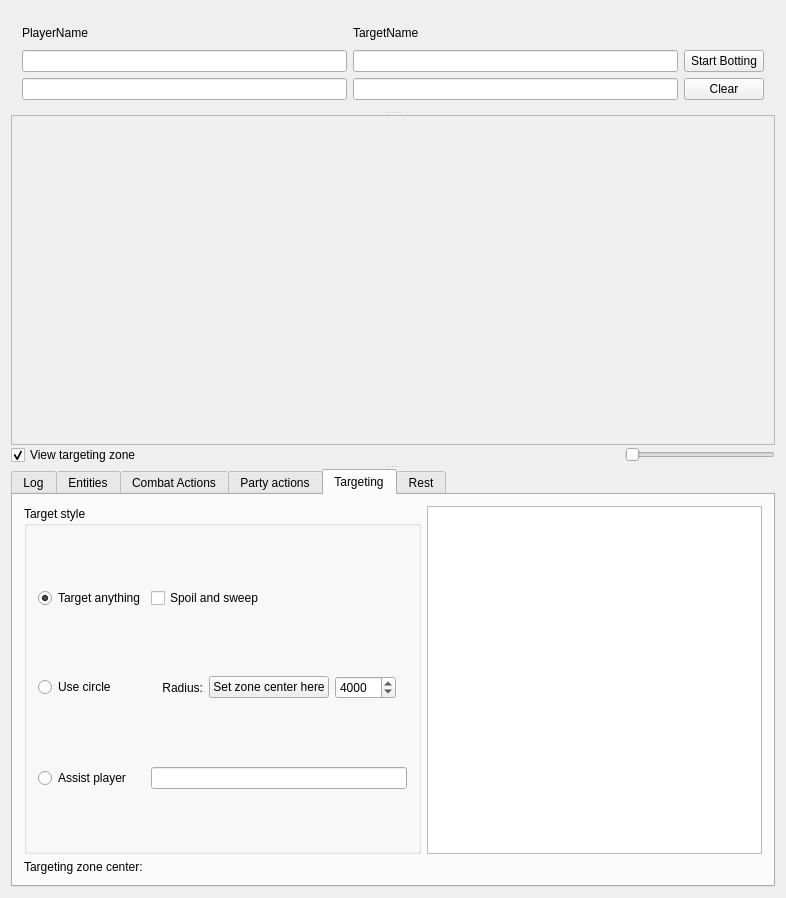
<?xml version="1.0" encoding="UTF-8"?>
<ui version="4.0">
 <class>BotWindowClass</class>
 <widget class="QWidget" name="BotWindowClass">
  <property name="geometry">
   <rect>
    <x>0</x>
    <y>0</y>
    <width>786</width>
    <height>898</height>
   </rect>
  </property>
  <property name="contextMenuPolicy">
   <enum>Qt::CustomContextMenu</enum>
  </property>
  <property name="windowTitle">
   <string>L2Bot</string>
  </property>
  <layout class="QGridLayout" name="gridLayout_5">
   <item row="0" column="0">
    <widget class="QSplitter" name="splitter">
     <property name="sizePolicy">
      <sizepolicy hsizetype="Preferred" vsizetype="Minimum">
       <horstretch>0</horstretch>
       <verstretch>0</verstretch>
      </sizepolicy>
     </property>
     <property name="orientation">
      <enum>Qt::Vertical</enum>
     </property>
     <widget class="QWidget" name="widgetPlayerStatus" native="true">
      <property name="sizePolicy">
       <sizepolicy hsizetype="Preferred" vsizetype="Minimum">
        <horstretch>0</horstretch>
        <verstretch>0</verstretch>
       </sizepolicy>
      </property>
      <property name="maximumSize">
       <size>
        <width>16777215</width>
        <height>100</height>
       </size>
      </property>
      <layout class="QGridLayout" name="gridLayout">
       <item row="0" column="0">
        <widget class="QLabel" name="labelPlayerName">
         <property name="text">
          <string>PlayerName</string>
         </property>
        </widget>
       </item>
       <item row="0" column="1">
        <widget class="QLabel" name="labelTargetName">
         <property name="text">
          <string>TargetName</string>
         </property>
        </widget>
       </item>
       <item row="0" column="2">
        <widget class="QLabel" name="labelBotState">
         <property name="text">
          <string/>
         </property>
        </widget>
       </item>
       <item row="1" column="0">
        <widget class="QProgressBar" name="barHP">
         <property name="styleSheet">
          <string notr="true">QProgressBar::chunk { background-color: #FF5050; }</string>
         </property>
         <property name="value">
          <number>0</number>
         </property>
         <property name="format">
          <string/>
         </property>
        </widget>
       </item>
       <item row="1" column="1">
        <widget class="QProgressBar" name="barTargetHP">
         <property name="styleSheet">
          <string notr="true">QProgressBar::chunk { background-color: #FF5050; }</string>
         </property>
         <property name="value">
          <number>0</number>
         </property>
         <property name="format">
          <string/>
         </property>
        </widget>
       </item>
       <item row="1" column="2">
        <widget class="QPushButton" name="buttonBotting">
         <property name="text">
          <string>Start Botting</string>
         </property>
        </widget>
       </item>
       <item row="2" column="0">
        <widget class="QProgressBar" name="barMP">
         <property name="styleSheet">
          <string notr="true">QProgressBar::chunk { background-color: #3366FF; }</string>
         </property>
         <property name="value">
          <number>0</number>
         </property>
         <property name="format">
          <string/>
         </property>
        </widget>
       </item>
       <item row="2" column="1">
        <widget class="QProgressBar" name="barTargetMP">
         <property name="styleSheet">
          <string notr="true">QProgressBar::chunk { background-color: #3366FF; }</string>
         </property>
         <property name="value">
          <number>0</number>
         </property>
         <property name="format">
          <string/>
         </property>
        </widget>
       </item>
       <item row="2" column="2">
        <widget class="QPushButton" name="buttonClear">
         <property name="text">
          <string>Clear</string>
         </property>
        </widget>
       </item>
      </layout>
     </widget>
     <widget class="QWidget" name="widgetHolderMap" native="true">
      <property name="sizePolicy">
       <sizepolicy hsizetype="Preferred" vsizetype="Expanding">
        <horstretch>0</horstretch>
        <verstretch>0</verstretch>
       </sizepolicy>
      </property>
      <layout class="QVBoxLayout" name="verticalLayout">
       <property name="spacing">
        <number>0</number>
       </property>
       <property name="leftMargin">
        <number>0</number>
       </property>
       <property name="topMargin">
        <number>0</number>
       </property>
       <property name="rightMargin">
        <number>0</number>
       </property>
       <property name="bottomMargin">
        <number>0</number>
       </property>
       <item>
        <widget class="MapWidget" name="map">
         <property name="sizePolicy">
          <sizepolicy hsizetype="Preferred" vsizetype="Expanding">
           <horstretch>0</horstretch>
           <verstretch>0</verstretch>
          </sizepolicy>
         </property>
         <property name="minimumSize">
          <size>
           <width>0</width>
           <height>250</height>
          </size>
         </property>
         <property name="frameShape">
          <enum>QFrame::StyledPanel</enum>
         </property>
         <property name="frameShadow">
          <enum>QFrame::Raised</enum>
         </property>
        </widget>
       </item>
       <item>
        <widget class="QWidget" name="widget_4" native="true">
         <layout class="QHBoxLayout" name="horizontalLayout_5">
          <property name="spacing">
           <number>6</number>
          </property>
          <property name="leftMargin">
           <number>0</number>
          </property>
          <property name="topMargin">
           <number>0</number>
          </property>
          <property name="rightMargin">
           <number>0</number>
          </property>
          <property name="bottomMargin">
           <number>0</number>
          </property>
          <item>
           <widget class="QCheckBox" name="checkboxMapViewzone">
            <property name="text">
             <string>View targeting zone</string>
            </property>
            <property name="checked">
             <bool>true</bool>
            </property>
           </widget>
          </item>
          <item>
           <widget class="QSlider" name="sliderZoom">
            <property name="maximumSize">
             <size>
              <width>150</width>
              <height>16777215</height>
             </size>
            </property>
            <property name="minimum">
             <number>10</number>
            </property>
            <property name="maximum">
             <number>100</number>
            </property>
            <property name="singleStep">
             <number>1</number>
            </property>
            <property name="pageStep">
             <number>5</number>
            </property>
            <property name="orientation">
             <enum>Qt::Horizontal</enum>
            </property>
           </widget>
          </item>
         </layout>
        </widget>
       </item>
      </layout>
     </widget>
     <widget class="QTabWidget" name="widgetTabWidget">
      <property name="enabled">
       <bool>true</bool>
      </property>
      <property name="sizePolicy">
       <sizepolicy hsizetype="Preferred" vsizetype="Fixed">
        <horstretch>0</horstretch>
        <verstretch>0</verstretch>
       </sizepolicy>
      </property>
      <property name="maximumSize">
       <size>
        <width>16777215</width>
        <height>16777215</height>
       </size>
      </property>
      <property name="baseSize">
       <size>
        <width>0</width>
        <height>150</height>
       </size>
      </property>
      <property name="currentIndex">
       <number>4</number>
      </property>
      <widget class="QWidget" name="tabLog">
       <attribute name="title">
        <string>Log</string>
       </attribute>
       <layout class="QGridLayout" name="gridLayout_3">
        <item row="0" column="0">
         <widget class="QTextEdit" name="textEditLog">
          <property name="sizePolicy">
           <sizepolicy hsizetype="Preferred" vsizetype="Preferred">
            <horstretch>0</horstretch>
            <verstretch>0</verstretch>
           </sizepolicy>
          </property>
          <property name="readOnly">
           <bool>true</bool>
          </property>
          <property name="html">
           <string>&lt;!DOCTYPE HTML PUBLIC &quot;-//W3C//DTD HTML 4.0//EN&quot; &quot;http://www.w3.org/TR/REC-html40/strict.dtd&quot;&gt;
&lt;html&gt;&lt;head&gt;&lt;meta name=&quot;qrichtext&quot; content=&quot;1&quot; /&gt;&lt;style type=&quot;text/css&quot;&gt;
p, li { white-space: pre-wrap; }
&lt;/style&gt;&lt;/head&gt;&lt;body style=&quot; font-family:'MS Shell Dlg 2'; font-size:8.25pt; font-weight:400; font-style:normal;&quot;&gt;
&lt;p style=&quot;-qt-paragraph-type:empty; margin-top:0px; margin-bottom:0px; margin-left:0px; margin-right:0px; -qt-block-indent:0; text-indent:0px;&quot;&gt;&lt;br /&gt;&lt;/p&gt;&lt;/body&gt;&lt;/html&gt;</string>
          </property>
         </widget>
        </item>
       </layout>
      </widget>
      <widget class="QWidget" name="tabEntities">
       <attribute name="title">
        <string>Entities</string>
       </attribute>
       <layout class="QGridLayout" name="gridLayout_4">
        <item row="0" column="0">
         <widget class="QTableWidget" name="tableNPC">
          <property name="sizePolicy">
           <sizepolicy hsizetype="Preferred" vsizetype="Preferred">
            <horstretch>0</horstretch>
            <verstretch>0</verstretch>
           </sizepolicy>
          </property>
          <property name="gridStyle">
           <enum>Qt::SolidLine</enum>
          </property>
          <property name="sortingEnabled">
           <bool>false</bool>
          </property>
          <attribute name="horizontalHeaderVisible">
           <bool>false</bool>
          </attribute>
          <attribute name="horizontalHeaderCascadingSectionResizes">
           <bool>false</bool>
          </attribute>
          <attribute name="horizontalHeaderStretchLastSection">
           <bool>false</bool>
          </attribute>
          <column>
           <property name="text">
            <string>Entity ID</string>
           </property>
          </column>
          <column>
           <property name="text">
            <string>NPC ID</string>
           </property>
          </column>
          <column>
           <property name="text">
            <string>X</string>
           </property>
          </column>
          <column>
           <property name="text">
            <string>Y</string>
           </property>
          </column>
          <column>
           <property name="text">
            <string>Z</string>
           </property>
          </column>
         </widget>
        </item>
       </layout>
      </widget>
      <widget class="QWidget" name="tabActions">
       <attribute name="title">
        <string>Combat Actions</string>
       </attribute>
       <layout class="QVBoxLayout" name="verticalLayout_2">
        <item>
         <widget class="QTableWidget" name="tableCombatActions">
          <property name="sizePolicy">
           <sizepolicy hsizetype="Preferred" vsizetype="MinimumExpanding">
            <horstretch>0</horstretch>
            <verstretch>0</verstretch>
           </sizepolicy>
          </property>
          <property name="editTriggers">
           <set>QAbstractItemView::NoEditTriggers</set>
          </property>
          <property name="selectionMode">
           <enum>QAbstractItemView::SingleSelection</enum>
          </property>
          <property name="selectionBehavior">
           <enum>QAbstractItemView::SelectRows</enum>
          </property>
          <attribute name="horizontalHeaderStretchLastSection">
           <bool>true</bool>
          </attribute>
          <column>
           <property name="text">
            <string>Type</string>
           </property>
          </column>
          <column>
           <property name="text">
            <string>ID</string>
           </property>
          </column>
          <column>
           <property name="text">
            <string>EngageOnly</string>
           </property>
          </column>
          <column>
           <property name="text">
            <string>Reuse delay</string>
           </property>
          </column>
         </widget>
        </item>
        <item>
         <widget class="QWidget" name="widget_3" native="true">
          <layout class="QHBoxLayout" name="horizontalLayout_2">
           <item>
            <widget class="QComboBox" name="comboCombatActionType">
             <item>
              <property name="text">
               <string>Action Type</string>
              </property>
             </item>
             <item>
              <property name="text">
               <string>Skill</string>
              </property>
             </item>
             <item>
              <property name="text">
               <string>Action</string>
              </property>
             </item>
            </widget>
           </item>
           <item>
            <widget class="QComboBox" name="comboCombatAction">
             <item>
              <property name="text">
               <string>Select an action...</string>
              </property>
             </item>
            </widget>
           </item>
           <item>
            <widget class="QCheckBox" name="checkboxCombatActionEngage">
             <property name="text">
              <string>Use only to engage target</string>
             </property>
             <property name="tristate">
              <bool>false</bool>
             </property>
            </widget>
           </item>
           <item>
            <widget class="QSpinBox" name="spinboxCombatActionReusedelay">
             <property name="minimum">
              <number>300</number>
             </property>
             <property name="maximum">
              <number>9999000</number>
             </property>
            </widget>
           </item>
           <item>
            <widget class="QPushButton" name="buttonCombatActionAdd">
             <property name="text">
              <string>Add</string>
             </property>
            </widget>
           </item>
          </layout>
         </widget>
        </item>
       </layout>
      </widget>
      <widget class="QWidget" name="tabPartyActions">
       <attribute name="title">
        <string>Party actions</string>
       </attribute>
       <layout class="QVBoxLayout" name="verticalLayout_3">
        <item>
         <widget class="QTableWidget" name="tablePartyActions">
          <property name="sizePolicy">
           <sizepolicy hsizetype="Preferred" vsizetype="MinimumExpanding">
            <horstretch>0</horstretch>
            <verstretch>0</verstretch>
           </sizepolicy>
          </property>
          <property name="editTriggers">
           <set>QAbstractItemView::NoEditTriggers</set>
          </property>
          <property name="selectionMode">
           <enum>QAbstractItemView::SingleSelection</enum>
          </property>
          <property name="selectionBehavior">
           <enum>QAbstractItemView::SelectRows</enum>
          </property>
          <attribute name="horizontalHeaderStretchLastSection">
           <bool>true</bool>
          </attribute>
          <column>
           <property name="text">
            <string>Type</string>
           </property>
          </column>
          <column>
           <property name="text">
            <string>ID</string>
           </property>
          </column>
          <column>
           <property name="text">
            <string>Condition</string>
           </property>
          </column>
          <column>
           <property name="text">
            <string>Reuse delay</string>
           </property>
          </column>
         </widget>
        </item>
        <item>
         <widget class="QWidget" name="widget_6" native="true">
          <layout class="QGridLayout" name="gridLayout_8">
           <item row="0" column="1">
            <widget class="QComboBox" name="comboPartyAction">
             <item>
              <property name="text">
               <string>Action</string>
              </property>
             </item>
            </widget>
           </item>
           <item row="0" column="0">
            <widget class="QComboBox" name="comboPartyActionType">
             <item>
              <property name="text">
               <string>Action Type</string>
              </property>
             </item>
             <item>
              <property name="text">
               <string>Skill</string>
              </property>
             </item>
             <item>
              <property name="text">
               <string>Action</string>
              </property>
             </item>
            </widget>
           </item>
           <item row="0" column="3">
            <widget class="QSpinBox" name="spinboxPartyActionReusedelay">
             <property name="minimum">
              <number>300</number>
             </property>
             <property name="maximum">
              <number>9999000</number>
             </property>
            </widget>
           </item>
           <item row="1" column="0">
            <widget class="QComboBox" name="comboPartyActionCondition">
             <property name="text" stdset="0">
              <string>Condition</string>
             </property>
             <item>
              <property name="text">
               <string>Condition</string>
              </property>
             </item>
            </widget>
           </item>
           <item row="1" column="3">
            <widget class="QPushButton" name="buttonPartyActionAdd">
             <property name="text">
              <string>Add</string>
             </property>
            </widget>
           </item>
           <item row="1" column="1">
            <widget class="QLineEdit" name="lineEditPartyActionCondition">
             <property name="sizePolicy">
              <sizepolicy hsizetype="Preferred" vsizetype="Fixed">
               <horstretch>0</horstretch>
               <verstretch>0</verstretch>
              </sizepolicy>
             </property>
            </widget>
           </item>
          </layout>
         </widget>
        </item>
       </layout>
      </widget>
      <widget class="QWidget" name="tabTargeting">
       <attribute name="title">
        <string>Targeting</string>
       </attribute>
       <layout class="QGridLayout" name="gridLayout_2">
        <item row="0" column="0">
         <widget class="QGroupBox" name="groupboxTargeting">
          <property name="sizePolicy">
           <sizepolicy hsizetype="Preferred" vsizetype="Preferred">
            <horstretch>0</horstretch>
            <verstretch>0</verstretch>
           </sizepolicy>
          </property>
          <property name="title">
           <string>Target style</string>
          </property>
          <layout class="QGridLayout" name="gridLayout_6">
           <item row="4" column="0">
            <widget class="QRadioButton" name="radioTargetingAssist">
             <property name="text">
              <string>Assist player</string>
             </property>
            </widget>
           </item>
           <item row="2" column="0">
            <widget class="QRadioButton" name="radioTargetingCircle">
             <property name="text">
              <string>Use circle</string>
             </property>
            </widget>
           </item>
           <item row="0" column="0">
            <widget class="QRadioButton" name="radioTargetingAnything">
             <property name="text">
              <string>Target anything</string>
             </property>
             <property name="checked">
              <bool>true</bool>
             </property>
            </widget>
           </item>
           <item row="2" column="1">
            <widget class="QWidget" name="widget" native="true">
             <property name="sizePolicy">
              <sizepolicy hsizetype="Expanding" vsizetype="Preferred">
               <horstretch>0</horstretch>
               <verstretch>0</verstretch>
              </sizepolicy>
             </property>
             <layout class="QHBoxLayout" name="horizontalLayout_4">
              <item>
               <widget class="QLabel" name="label_2">
                <property name="text">
                 <string>Radius:</string>
                </property>
                <property name="alignment">
                 <set>Qt::AlignRight|Qt::AlignTrailing|Qt::AlignVCenter</set>
                </property>
               </widget>
              </item>
              <item>
               <widget class="QPushButton" name="buttonTargetingSetcenter">
                <property name="text">
                 <string>Set zone center here</string>
                </property>
               </widget>
              </item>
              <item>
               <widget class="QSpinBox" name="spinboxTargetingRadius">
                <property name="minimum">
                 <number>100</number>
                </property>
                <property name="maximum">
                 <number>30000</number>
                </property>
                <property name="value">
                 <number>4000</number>
                </property>
               </widget>
              </item>
             </layout>
            </widget>
           </item>
           <item row="4" column="1">
            <widget class="QLineEdit" name="lineEditTargetingAssistName"/>
           </item>
           <item row="0" column="1">
            <widget class="QCheckBox" name="checkboxTargetingSpoilSweep">
             <property name="text">
              <string>Spoil and sweep</string>
             </property>
            </widget>
           </item>
          </layout>
         </widget>
        </item>
        <item row="0" column="1">
         <widget class="QTableView" name="tableTargetingBlacklist">
          <property name="sizePolicy">
           <sizepolicy hsizetype="Expanding" vsizetype="MinimumExpanding">
            <horstretch>0</horstretch>
            <verstretch>0</verstretch>
           </sizepolicy>
          </property>
         </widget>
        </item>
        <item row="1" column="0">
         <widget class="QLabel" name="label">
          <property name="text">
           <string>Targeting zone center:</string>
          </property>
         </widget>
        </item>
        <item row="1" column="1">
         <widget class="QLabel" name="labelTargetingCenter">
          <property name="text">
           <string/>
          </property>
         </widget>
        </item>
       </layout>
      </widget>
      <widget class="QWidget" name="tabRest">
       <attribute name="title">
        <string>Rest</string>
       </attribute>
       <layout class="QHBoxLayout" name="horizontalLayout_3">
        <item>
         <widget class="QWidget" name="widget_5" native="true">
          <layout class="QGridLayout" name="gridLayout_7">
           <item row="1" column="2">
            <widget class="QLabel" name="label_4">
             <property name="text">
              <string>Until MP &gt;=</string>
             </property>
            </widget>
           </item>
           <item row="0" column="1">
            <widget class="QSpinBox" name="spinboxRestHPMin">
             <property name="maximum">
              <number>100</number>
             </property>
            </widget>
           </item>
           <item row="1" column="1">
            <widget class="QSpinBox" name="spinboxRestMPMin">
             <property name="maximum">
              <number>100</number>
             </property>
            </widget>
           </item>
           <item row="0" column="2">
            <widget class="QLabel" name="label_3">
             <property name="text">
              <string>Until HP &gt;=</string>
             </property>
            </widget>
           </item>
           <item row="1" column="0">
            <widget class="QCheckBox" name="checkboxRestMP">
             <property name="text">
              <string>MP &lt;= (%)</string>
             </property>
            </widget>
           </item>
           <item row="1" column="3">
            <widget class="QSpinBox" name="spinboxRestMPMax">
             <property name="maximum">
              <number>100</number>
             </property>
             <property name="value">
              <number>100</number>
             </property>
            </widget>
           </item>
           <item row="0" column="3">
            <widget class="QSpinBox" name="spinboxRestHPMax">
             <property name="maximum">
              <number>100</number>
             </property>
             <property name="value">
              <number>100</number>
             </property>
            </widget>
           </item>
           <item row="0" column="0">
            <widget class="QCheckBox" name="checkboxRestHP">
             <property name="text">
              <string>HP &lt;= (%)</string>
             </property>
            </widget>
           </item>
          </layout>
         </widget>
        </item>
        <item>
         <spacer name="horizontalSpacer">
          <property name="orientation">
           <enum>Qt::Horizontal</enum>
          </property>
          <property name="sizeHint" stdset="0">
           <size>
            <width>391</width>
            <height>0</height>
           </size>
          </property>
         </spacer>
        </item>
       </layout>
      </widget>
     </widget>
    </widget>
   </item>
  </layout>
 </widget>
 <layoutdefault spacing="6" margin="11"/>
 <customwidgets>
  <customwidget>
   <class>MapWidget</class>
   <extends>QFrame</extends>
   <header>mapwidget.h</header>
   <container>1</container>
  </customwidget>
 </customwidgets>
 <resources>
  <include location="L2Bot.qrc"/>
 </resources>
 <connections/>
 <slots>
  <signal>signal_buttonHookClicked(bool)</signal>
  <slot>slot_buttonHookClicked(bool)</slot>
 </slots>
</ui>
